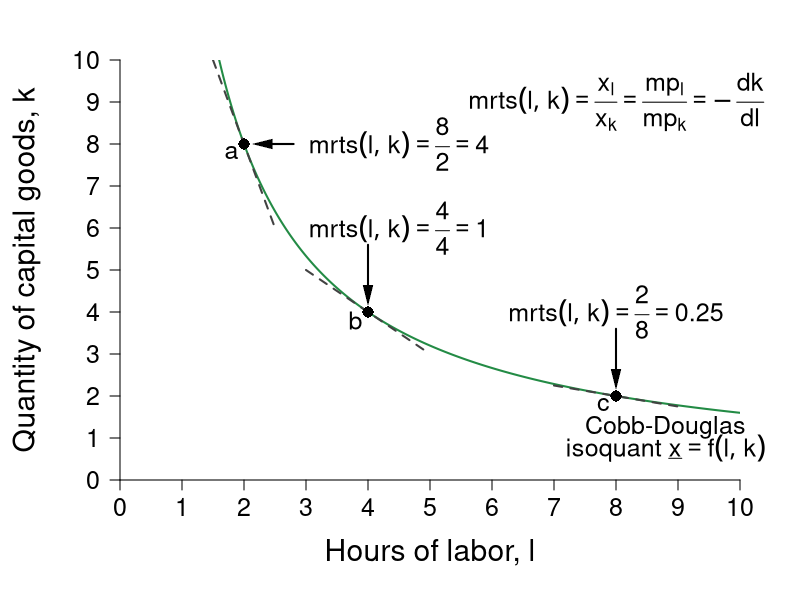

R code for this plot:
#Graph Designer: Simon Halliday
#Authors: Bowles, Foley and Halliday
#Title: Coordination, Conflict and Competition: A Text in Microeconomics

library(shape)
pdf(file = "specprodexch/isoquant_trs.pdf", width = 7, height = 7)

#Set parameters for graphics
pointsize <- 1.8
axislabelsize <- 1.8
labelsize <- 1.5
namesize <- 1.8
annotatesize <- 1.5
graphlinewidth <- 2
segmentlinewidth <- 1.5


COL <- c("#7fc97f", "#beaed4", "#fdc086", "#ffff99", "#386cb0", "#f0027f", "#bf5b17", "#666666")
COLA <- c("#e0f3db", "#99d8c9","#66c2a4","#41ae76", "#238b45", "#005824")
COLB <- c("#c6dbef", "#4eb3d3", "#2b8cbe", "#0868ac","#084081")

#Edited the margins to cater for the larger LHS labels
par(mar =  c(6, 6, 3, 3))

uFn <- function(x, y, alpha = 0.5){
  (x^alpha)*(y^(1 - alpha))
}

indiffA <- function(x, alpha = 0.5, uA = 5) {
  (uA / x^alpha)^(1/(1 - alpha))
}

trsline <- function(x, constant = 10, slope = 4){
  constant - (slope)*x
}

xlims <- c(0, 10)
ylims <- c(0, 10)

npts <- 501 
x <- seq(xlims[1], xlims[2], length.out = npts)
y <- seq(ylims[1], ylims[2], length.out = npts) 
a <- c(2, 4, 6)

plot(0, 0, xlim = xlims, ylim = ylims, type = "n",
     xlab = expression(paste("")),
     ylab = expression(paste("")), 
     xaxt = "n", 
     yaxt = "n", 
     cex.lab = axislabelsize, 
     bty = "n", 
     xaxs="i", 
     yaxs="i"
)


ticksy <- seq(from = 0, to = ylims[2], by = 1)
ylabels <- seq(from = 0, to = ylims[2], by = 1)
ticksx <- seq(from = 0, to = xlims[2], by = 1)
xlabels <- seq(from = 0, to = xlims[2], by = 1)
# ticksy <- c(ylims[1], 5.25, 8, ylims[2])
# ylabels <- c(NA, expression(paste(y,"*")), expression(paste(bar(y))), NA)
# ticksx <- c(xlims[1], 5.25, 8.944272, xlims[2])
# xlabels <- c(NA, expression(paste(x,"*")), expression(paste(bar(x))), NA)

axis(1, at = ticksx, pos = 0, labels = xlabels, cex.axis = labelsize)
axis(2, at = ticksy, pos = 0, labels = ylabels, las = 1, cex.axis = labelsize)

npts <- 500 
xx1 <- seq(xlims[1], xlims[2], length.out = npts)
xx2 <- seq(0, xlims[2], length.out = npts)
xx3 <- seq(1.5, 2.5, length.out = npts)
xx4 <- seq(3, 5, length.out = npts)
xx5 <- seq(7, 9, length.out = npts)

#Draw the graphs
lines(xx1, indiffA(xx1, alpha = 0.5, uA = 4), col = COLA[5], lwd = graphlinewidth)
lines(xx3, trsline(xx3, constant = 16), col = "grey26", lty = 2, lwd = graphlinewidth)
lines(xx4, trsline(xx4, constant = 8, slope = 1), col = "grey26", lty = 2, lwd = graphlinewidth)
lines(xx5, trsline(xx5, constant = 4, slope = 0.25), col = "grey26", lty = 2, lwd = graphlinewidth)
#lines(xx4, mcline(xx4, constant = totalcost(x = 3, c0 = 2, c1 = 0.05, c2 = 0.05) - 3*marginalcost(x = 3, c1 = 0.05, c2 = 0.05), slope = marginalcost(x = 3, c1 = 0.05, c2 = 0.05)), col = "gray", lty = 2, lwd = graphlinewidth)



#Label the feasible frontier
# text(3.2, 1, expression("Feasible Frontier"), cex = labelsize)
# text(3.2, 0.5, expression("(production possibilities frontier)"), cex = labelsize)
# Arrows(4.35, 0.95, 8.1, 0.95, col = "black", lty = 1, lwd = 2, arr.type = "triangle", arr.lwd = 0.5)

#Axis labels
mtext(expression(paste("Hours of labor, ", l)), side = 1, line = 3.5, cex = axislabelsize)
text(-1.5, 5, expression(paste("Quantity of capital goods, ", k)), xpd = TRUE, cex = axislabelsize, srt = 90) 


# contour(x, y, 
#         outer(x, y, uFn),
#         drawlabels = FALSE,
#         col = COLB[3],
#         lwd = graphlinewidth,
#         levels = a, 
#         xaxs="i", 
#         yaxs="i", 
#         add = TRUE)


#Label the indifference curves
text(8.8, 1.25, expression("Cobb-Douglas"), cex = labelsize, xpd = TRUE)
text(8.8, 0.75, expression(paste("isoquant ", underline(x) ==f(l,k))), cex = labelsize, xpd = TRUE)

text(8, 4, expression(paste(mrts(l,k) == frac(2,8), phantom() == 0.25)), cex = labelsize, xpd = TRUE)
Arrows(8, 3.6, 8, 2.4, col = "black", lty = 1, lwd = 2, arr.type = "triangle", arr.lwd = 0.5)

text(4.5, 6, expression(paste(mrts(l,k) == frac(4,4), phantom()==1)), cex = labelsize)
Arrows(4, 5.6, 4, 4.4, col = "black", lty = 1, lwd = 2, arr.type = "triangle", arr.lwd = 0.5)

text(4.5, 8, expression(paste(mrts(l,k) == frac(8,2), phantom() == 4)), cex = labelsize)
Arrows(2.8, 8, 2.3, 8, col = "black", lty = 1, lwd = 2, arr.type = "triangle", arr.lwd = 0.5)


#Label feasible and infeasible
text(8, 9, expression(paste(mrts(l,k) == frac(x[l], x[k]), phantom() == frac(mp[l], mp[k]), phantom() == -frac(dk,dl))), cex = labelsize, xpd = TRUE)
#text(3, 2.5, expression(paste("with plan ", (list(x, l, k)) )), cex = labelsize)

# text(8, 8.5, expression(paste("Production set:")), cex = labelsize)
# text(8, 8, expression(paste(x = bar(x), " feasible")), cex = labelsize)
# text(8, 7.5, expression(paste("with plan ", (list(x, l, k)) )), cex = labelsize)

#text(9.5, 3.15, expression(u[2]^A), cex = labelsize)
#text(9.5, 5.85, expression(u[3]^A), cex = labelsize)

#Annotate points (4,4),(2,8),(8,2) on feasibility frontier
text(3.8, 3.8, expression(paste(b)), cex = labelsize)
points(4, 4, pch = 16, col = "black", cex = 1.5)

text(1.8, 7.8, expression(paste(a)), cex = labelsize)
points(2, 8, pch = 16, col = "black", cex = 1.5)

text(7.8, 1.8, expression(paste(c)), cex = labelsize)
points(8, 2, pch = 16, col = "black", cex = 1.5)


dev.off()
